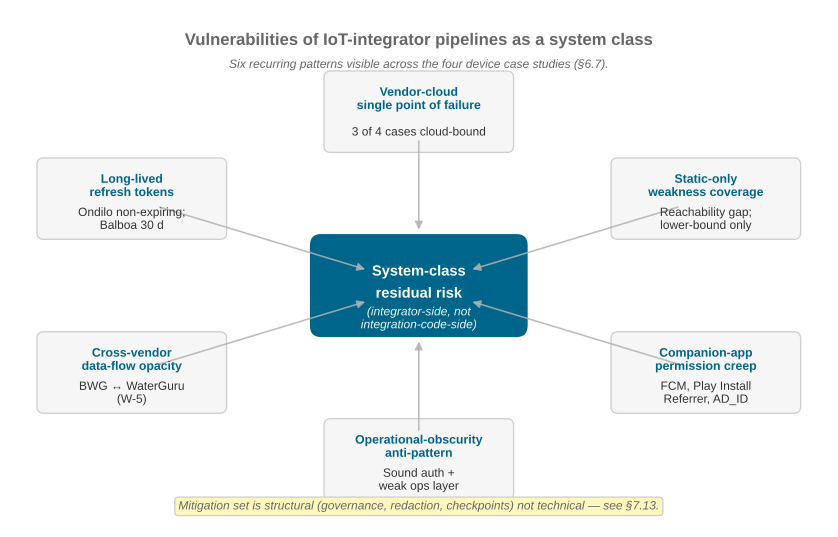

Recreate this plot in Python.
#!/usr/bin/env python3
"""
Figure 13 — Vulnerabilities of IoT-integrator pipelines (ILL-07).

Conceptual diagram: six recurring system-class vulnerabilities (vendor
cloud SPoF; long-lived refresh tokens; cross-vendor flows; operational
obscurity; companion-app permission creep; static-only weakness
coverage) feeding into a central residual-risk node.

Authorship: AI-authored (illustration agent, 2026-05-02; design-
consistency materialisation pass 2026-05-03 — raised three under-floor
font sizes to clear the 9 pt body / 9 pt sub-label minimum that fig11
(the design anchor / hero figure) sets for the figure set: central-node
italic-sub-label 8.0 → 9.0 pt; outer-node sub-label 8.2 → 9.0 pt;
footer caption 8.6 → 9.0 pt. Palette unchanged — already CB-safe (DLR
neutrals + DLR_BLUE accent).

Source: paper/main.md §6.7 — six bullet items synthesised from the four
device case studies' Weakness Tables (W-rows) and the per-case
RESEARCH-PROTOCOL.md gap sections.
"""

import os
import sys
import math

import matplotlib
matplotlib.use("Agg")
import matplotlib.pyplot as plt
from matplotlib.patches import FancyBboxPatch, FancyArrowPatch

HERE = os.path.dirname(os.path.abspath(__file__))
sys.path.insert(0, HERE)
import dlr_style  # noqa: E402

# Six recurring vulnerabilities (short labels; full text in §6.7)
nodes = [
    ("Vendor-cloud\nsingle point of failure", "3 of 4 cases cloud-bound"),
    ("Long-lived\nrefresh tokens", "Ondilo non-expiring;\nBalboa 30 d"),
    ("Cross-vendor\ndata-flow opacity", "BWG ↔ WaterGuru\n(W-5)"),
    ("Operational-obscurity\nanti-pattern", "Sound auth +\nweak ops layer"),
    ("Companion-app\npermission creep", "FCM, Play Install\nReferrer, AD_ID"),
    ("Static-only\nweakness coverage", "Reachability gap;\nlower-bound only"),
]

fig, ax = plt.subplots(figsize=(11, 7))
ax.set_xlim(0, 12)
ax.set_ylim(0, 7.5)
ax.set_axis_off()

# Title
ax.text(6, 7.05, "Vulnerabilities of IoT-integrator pipelines as a system class",
        ha="center", va="center", fontsize=12.5, fontweight="bold",
        color=dlr_style.DLR_GRAY)
ax.text(6, 6.70,
        "Six recurring patterns visible across the four device case studies (§6.7).",
        ha="center", va="center", fontsize=9, style="italic",
        color=dlr_style.DLR_GRAY)

# Central residual-risk node
cx, cy = 6.0, 3.5
central = FancyBboxPatch((cx - 1.55, cy - 0.7), 3.1, 1.4,
                         boxstyle="round,pad=0.06,rounding_size=0.18",
                         fc=dlr_style.DLR_BLUE, ec="white", lw=1.4)
ax.add_patch(central)
ax.text(cx, cy + 0.20, "System-class",
        ha="center", va="center", fontsize=11, fontweight="bold", color="white")
ax.text(cx, cy - 0.12, "residual risk",
        ha="center", va="center", fontsize=11, fontweight="bold", color="white")
ax.text(cx, cy - 0.48,
        "(integrator-side, not\nintegration-code-side)",
        ha="center", va="center", fontsize=9.0, style="italic", color="#e8f3fa")

# Six surrounding nodes arranged in a circle
n = len(nodes)
radius = 3.6
positions = []
for i, (label, sub) in enumerate(nodes):
    # angle: start at top-left, go clockwise
    angle = math.pi / 2 + math.pi * 2 * i / n
    nx = cx + radius * math.cos(angle) * 1.35  # widen horizontally
    ny = cy + radius * math.sin(angle) * 0.70  # squash vertically
    positions.append((nx, ny))

for (label, sub), (nx, ny) in zip(nodes, positions):
    box = FancyBboxPatch((nx - 1.35, ny - 0.55), 2.7, 1.10,
                         boxstyle="round,pad=0.04,rounding_size=0.10",
                         fc="#f6f6f6", ec=dlr_style.DLR_HAIRLINE, lw=1.0)
    ax.add_patch(box)
    ax.text(nx, ny + 0.18, label,
            ha="center", va="center", fontsize=9.2, fontweight="bold",
            color=dlr_style.DLR_BLUE)
    ax.text(nx, ny - 0.30, sub,
            ha="center", va="center", fontsize=9.0, color="#333")

    # Arrow from node toward central residual-risk node
    arrow = FancyArrowPatch(
        (nx, ny), (cx, cy),
        arrowstyle="-|>", mutation_scale=12,
        color=dlr_style.DLR_GRAY_MID, lw=1.2, alpha=0.85,
        shrinkA=22, shrinkB=42, zorder=1,
    )
    ax.add_patch(arrow)

# Footer
ax.text(6, 0.30,
        "Mitigation set is structural (governance, redaction, "
        "checkpoints) not technical — see §7.13.",
        ha="center", va="center", fontsize=9.0, style="italic",
        color=dlr_style.DLR_GRAY,
        bbox=dict(boxstyle="round,pad=0.3", fc="#fff8be",
                  ec=dlr_style.DLR_HAIRLINE))

out_svg = os.path.join(HERE, "fig13-pipeline-vulnerabilities.svg")
out_pdf = os.path.join(HERE, "fig13-pipeline-vulnerabilities.pdf")
fig.savefig(out_svg, format="svg", bbox_inches="tight")
fig.savefig(out_pdf, format="pdf", bbox_inches="tight")
print(f"Saved: {out_svg}")
print(f"Saved: {out_pdf}")
